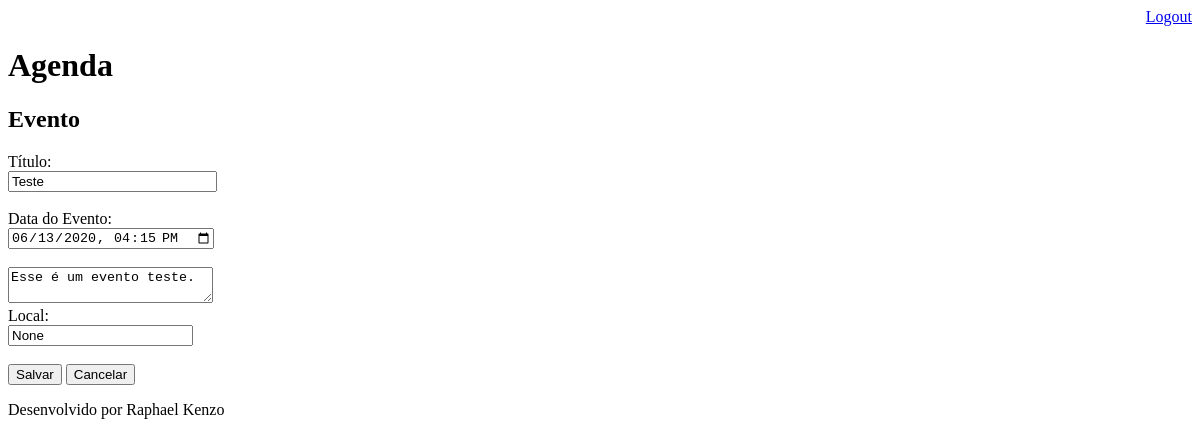
The page /agenda/evento/?id=1 (signed in) on the database as committed earlier.
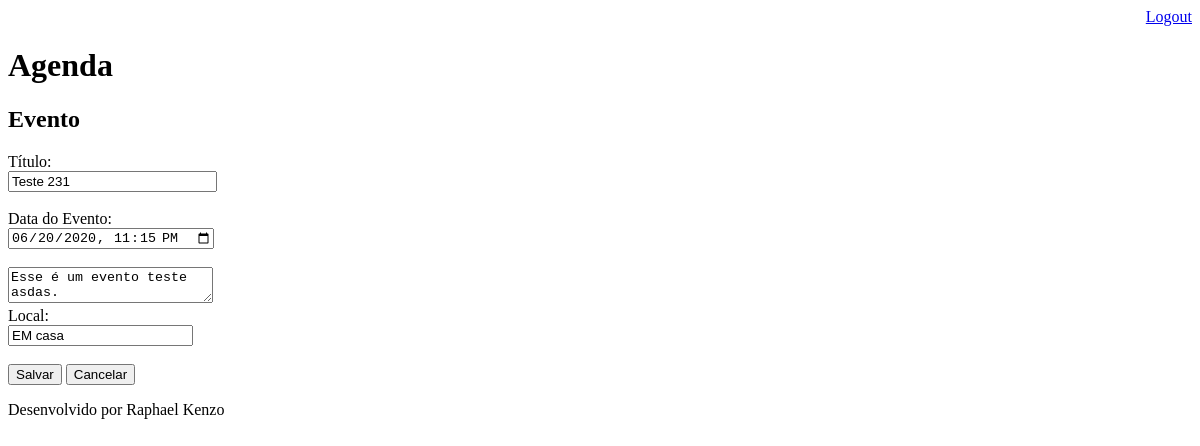
The same page on the database as committed later.
### core/models.py (models this page shows, shortened)
class Evento(models.Model):
  titulo = models.CharField(max_length = 100)
  descricao = models.TextField(blank=True, null=True)
  data_evento = models.DateTimeField(verbose_name='Data do Evento')
  data_criacao = models.DateTimeField(auto_now=True)
  usuario = models.ForeignKey(User, on_delete=models.CASCADE)
  local = models.CharField(max_length=100, blank=True, null=True)
  class Meta:
    db_table = 'evento'
  def get_data_input_evento(self):
    return self.data_evento.strftime('%Y-%m-%dT%H:%M')

### core/views.py (the view)
# urls.py: path('agenda/evento/', views.create_evento),
@login_required(login_url='/login/')
def create_evento(request):
  id_evento = request.GET.get('id')
  dados = {}
  if id_evento:
    dados['evento'] = Evento.objects.get(id=id_evento)
  return render(request, 'create_evento.html', dados)

### templates/create_evento.html (shortened to what this page needs)
{% extends "model-page.html" %}
{% block content %}
<h2>Evento</h2>
<form action="submit" method="POST">{% csrf_token %}
  <label>
    Título:
  </label>
  <br>
  <input
    type="text"
    name="titulo"
    size="23"
    value="{{ evento.titulo }}"
  >
  <br><br>
  <label>
    Data do Evento:
  </label>
  <br>
  <input
    type="datetime-local"
    name="data_evento"
    size="23"
    value="{{ evento.get_data_input_evento }}"
  >
  <br><br>
  <textarea name="descricao" cols="23" rows="2">{{ evento.descricao }}</textarea>
  <br>
  <label>
    Local:
  </label>
  <br>
  <input
    type="text"
    name="local"
    value="{{ evento.local }} "
  ><br><br>
  <button type="submit">
    Salvar
  </button>
  <a href="/">
    <button type="button">
      Cancelar
    </button>
  </a>
</form>
{% endblock %}

### templates/model-page.html
<!DOCTYPE html>
<html lang="en">
<head>
  {% include "model-header.html" %}
</head>
<body>
  {% block content %} {% endblock %}
  {% include "model-footer.html" %}
</body>
</html>

### templates/model-header.html (shortened to what this page needs)
<div align="right">
  <a href="/logout">Logout</a>
</div>
<h1>Agenda</h1>

### templates/model-footer.html
<p>Desenvolvido por Raphael Kenzo</p>

Rows that differ between the two databases and show on the page:
changed Evento: titulo "Teste" → "Teste 231"; data_evento "06/13/2020 16:15" → "06/20/2020 23:15"; descricao "Esse é um evento teste." → "Esse é um evento teste asdas."; local "None" → "EM casa"
